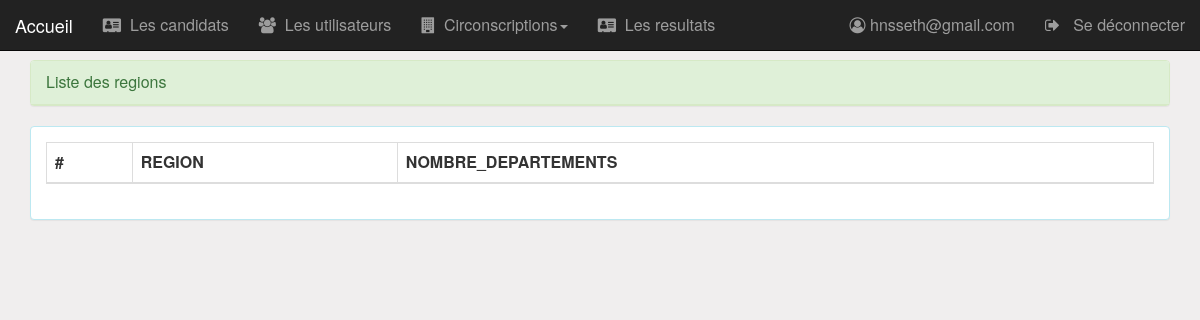
The app's page /pages/region.php (signed in), older data.
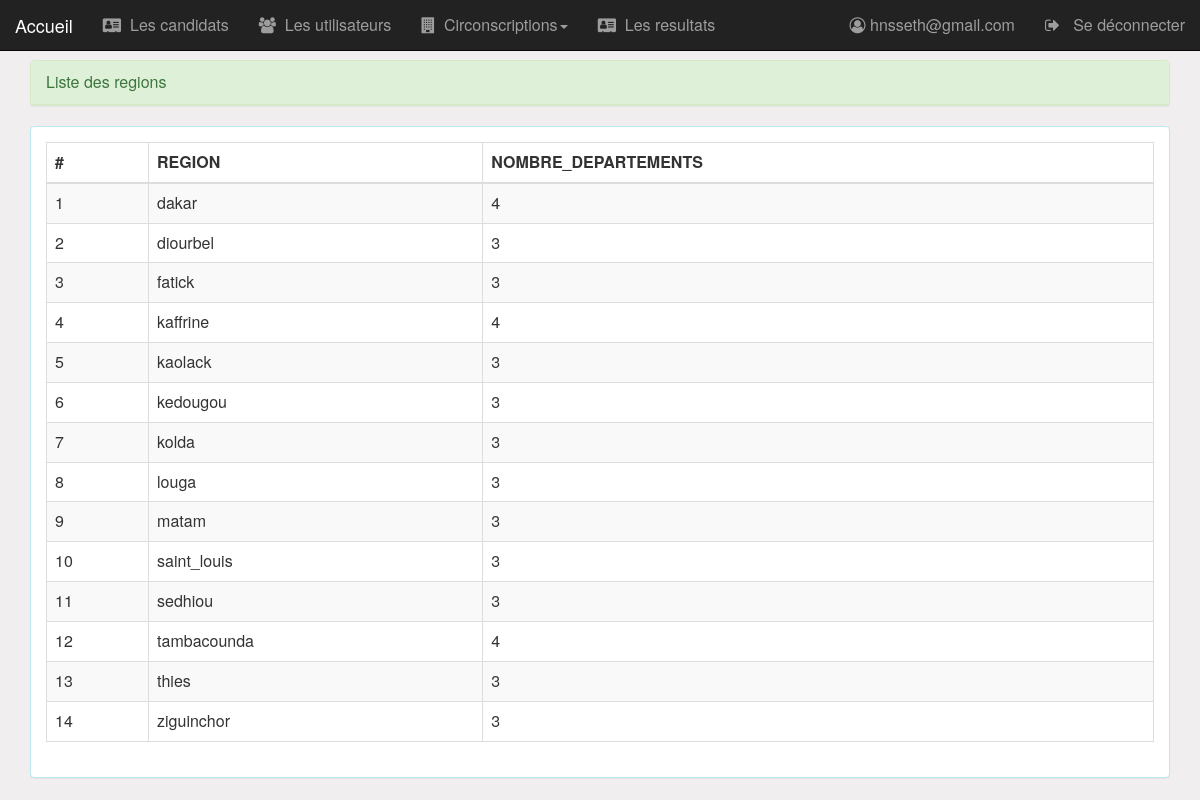
The same page, newer data.
### tables this page shows
CREATE TABLE IF NOT EXISTS `region` (
  `idRegion` int(11) NOT NULL AUTO_INCREMENT,
  `nomR` varchar(20) NOT NULL,
  PRIMARY KEY (`idRegion`)
);

### pages/region.php (the view, shortened to what this page needs)
<?php
    require_once("../api/db_connect.php");
    $requete="select idRegion,nomR,count(*) as nb_depart from region,departement where idRegion=idRegionF group by idRegion";
    $resultatC=mysqli_query($conn,$requete);
?>
<!DOCTYPE HTML>
<HTML>
    <head>
        <link rel="stylesheet" type="text/css" href="../css/bootstrap.css">
        <link rel="stylesheet" type="text/css" href="../css/font-awesome.min.css">
        <link rel="stylesheet" type="text/css" href="../css/monstyle.css">
    </head>
    <body>
        <?php include("menu.php"); ?>
        <div class="container">
            <div class="panel panel-success margetop60">
				<div class="panel-heading">Liste des regions</div>
			</div>
            <div class="panel panel-info">
                <div class="panel-body">
                    <table class="table table-bordered table-striped">
                        <thead>
                            <tr>
                                <th>#</th>
                                <th>REGION</th>
                                <th>NOMBRE_DEPARTEMENTS</th>
                            </tr>
                        </thead>
                        <tbody>
                            <?php while($region=mysqli_fetch_array($resultatC, MYSQLI_ASSOC)){ ?>
                                <tr>
                                    <td><?php echo $region['idRegion'] ?> </td>
                                    <td><?php echo $region['nomR'] ?> </td>
                                    <td><?php echo $region['nb_depart'] ?> </td>
                                </tr>
                            <?PHP } ?>
                        </tbody>
                    </table>
                </div>
            </div>
        </div>
    </body>
</HTML>

### pages/menu.php (shortened to what this page needs)
<nav class="navbar navbar-inverse navbar-fixed-top">
    <div class="container-fluid">
        <div class="navbar-header">
            <a href="../index.php" class="navbar-brand">Accueil</a>
        </div>
        <ul class="nav navbar-nav">
            <li><a href="candidat.php"><i class="fa fa-vcard"></i>&nbsp Les candidats</a></li>
			<?php if ($_SESSION['user']['idProfilF']==1) {?>
				<li><a href="utilisateur.php"><i class="fa fa-users"></i>&nbsp Les utilisateurs</a></li>
                <li id="lien"><a href="#"><i class="fa fa-building"></i>&nbsp Circonscriptions<span class="caret"></span></a>
                </li>
			<?php }?>
            <li><a href="resultat.php"><i class="fa fa-vcard"></i>&nbsp Les resultats</a></li>
        </ul>
        <ul class="nav navbar-nav navbar-right">
			<li>
				<a href="editerUtilisateur.php?id=<?php echo $_SESSION['user']['idUser'] ?>">
                    <i class="fa fa-user-circle-o"></i>
					<?php echo  ' '.$_SESSION['user']['mail']?>
				</a>
			</li>
			<li>
				<a href="seDeconnecter.php">
                    <i class="fa fa-sign-out"></i>
					&nbsp Se déconnecter
				</a>
			</li>
		</ul>
    </div>
</nav>

Row changes from the older to the newer data that the page shows:
added region: idRegion "1", nomR "dakar", nb_depart "4"
added region: idRegion "2", nomR "diourbel", nb_depart "3"
added region: idRegion "3", nomR "fatick", nb_depart "3"
added region: idRegion "4", nomR "kaffrine", nb_depart "4"
added region: idRegion "5", nomR "kaolack", nb_depart "3"
added region: idRegion "6", nomR "kedougou", nb_depart "3"
added region: idRegion "7", nomR "kolda", nb_depart "3"
added region: idRegion "8", nomR "louga", nb_depart "3"
added region: idRegion "9", nomR "matam", nb_depart "3"
added region: idRegion "10", nomR "saint_louis", nb_depart "3"
added region: idRegion "11", nomR "sedhiou", nb_depart "3"
added region: idRegion "12", nomR "tambacounda", nb_depart "4"
added region: idRegion "13", nomR "thies", nb_depart "3"
added region: idRegion "14", nomR "ziguinchor", nb_depart "3"
